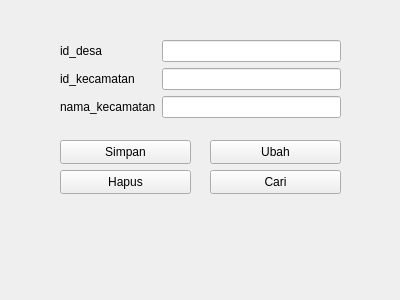
<?xml version="1.0" encoding="UTF-8"?>
<ui version="4.0">
 <class>formdesa</class>
 <widget class="QWidget" name="formdesa">
  <property name="geometry">
   <rect>
    <x>0</x>
    <y>0</y>
    <width>400</width>
    <height>300</height>
   </rect>
  </property>
  <property name="windowTitle">
   <string>Form</string>
  </property>
  <widget class="QWidget" name="formLayoutWidget">
   <property name="geometry">
    <rect>
     <x>60</x>
     <y>40</y>
     <width>281</width>
     <height>91</height>
    </rect>
   </property>
   <layout class="QFormLayout" name="formLayout">
    <item row="0" column="0">
     <widget class="QLabel" name="id_desaLabel">
      <property name="text">
       <string>id_desa</string>
      </property>
     </widget>
    </item>
    <item row="0" column="1">
     <widget class="QLineEdit" name="id_desaLineEdit"/>
    </item>
    <item row="1" column="0">
     <widget class="QLabel" name="id_kecamatanLabel">
      <property name="text">
       <string>id_kecamatan</string>
      </property>
     </widget>
    </item>
    <item row="1" column="1">
     <widget class="QLineEdit" name="id_kecamatanLineEdit"/>
    </item>
    <item row="2" column="0">
     <widget class="QLabel" name="nama_kecamatanLabel">
      <property name="text">
       <string>nama_kecamatan</string>
      </property>
     </widget>
    </item>
    <item row="2" column="1">
     <widget class="QLineEdit" name="nama_kecamatanLineEdit"/>
    </item>
   </layout>
  </widget>
  <widget class="QPushButton" name="pushButton">
   <property name="geometry">
    <rect>
     <x>60</x>
     <y>140</y>
     <width>131</width>
     <height>24</height>
    </rect>
   </property>
   <property name="text">
    <string>Simpan</string>
   </property>
  </widget>
  <widget class="QPushButton" name="pushButton_2">
   <property name="geometry">
    <rect>
     <x>60</x>
     <y>170</y>
     <width>131</width>
     <height>24</height>
    </rect>
   </property>
   <property name="text">
    <string>Hapus</string>
   </property>
  </widget>
  <widget class="QPushButton" name="pushButton_3">
   <property name="geometry">
    <rect>
     <x>210</x>
     <y>140</y>
     <width>131</width>
     <height>24</height>
    </rect>
   </property>
   <property name="text">
    <string>Ubah</string>
   </property>
  </widget>
  <widget class="QPushButton" name="pushButton_4">
   <property name="geometry">
    <rect>
     <x>210</x>
     <y>170</y>
     <width>131</width>
     <height>24</height>
    </rect>
   </property>
   <property name="text">
    <string>Cari</string>
   </property>
  </widget>
 </widget>
 <resources/>
 <connections/>
</ui>
